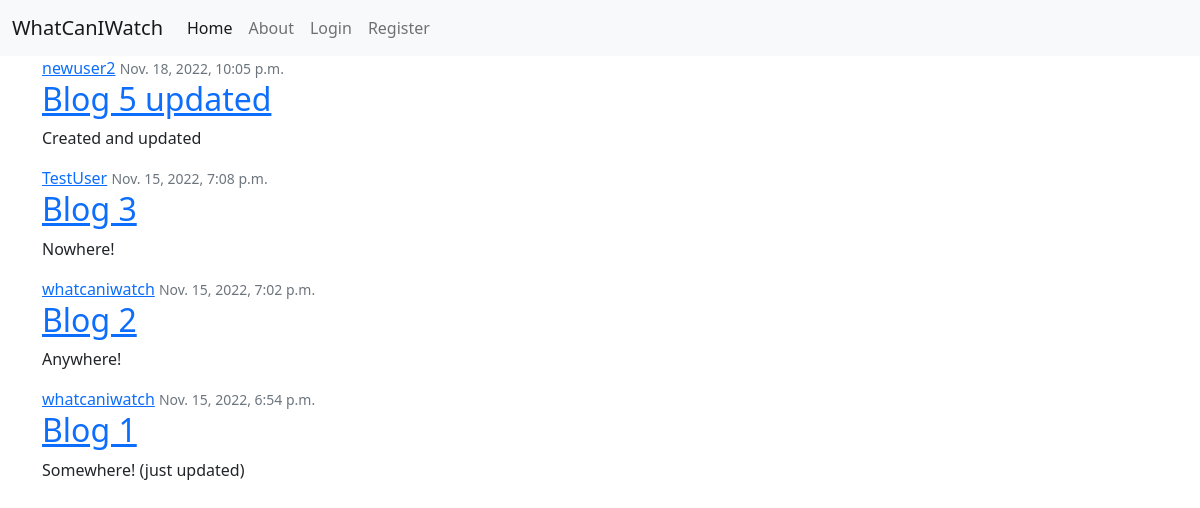
The page / on the database its author committed.
### my_app/models.py (models this page shows, shortened)
class Post(models.Model):
    title = models.CharField(max_length=100)
    content = models.TextField()
    date_posted = models.DateTimeField(default=timezone.now)
    author = models.ForeignKey(User, on_delete=models.CASCADE)

### my_app/views.py (the view)
# urls.py: path('', PostListView.as_view(), name='blog-home'),
class PostListView(ListView):
    model = Post
    template_name = 'my_app/blog_home.html'
    context_object_name = 'posts'
    ordering = ['-date_posted']

### my_app/templates/my_app/blog_home.html
{% extends  "my_app/base.html" %}
{% block content %}
    {% for post in posts %}
        <article class="media content-section">
        <div class="media-body">
            <div class="article-metadata">
                <a class="mr-2" href="#">{{ post.author }}</a>
                <small class="text-muted">{{ post.date_posted }}</small>
            </div>
            <h2><a class="article-title" href="{% url 'post-detail' post.id %}">{{ post.title }}</a></h2>
            <p class="article-content">{{ post.content }}</p>
        </div>
        </article>
    {% endfor %}
{% endblock content %}

### my_app/templates/my_app/base.html (shortened to what this page needs)
{% load static %}
<!DOCTYPE html>
<html lang="en">
<head>
    <link href="https://cdn.jsdelivr.net/npm/bootstrap@5.2.2/dist/css/bootstrap.min.css" rel="stylesheet">
    <link rel="stylesheet" href="{% static 'my_app/style.css' %}">
</head>
<body>
    <nav class="navbar navbar-expand-lg bg-light">
        <div class="container-fluid">
            <a class="navbar-brand" href="{% url 'blog-home' %}">WhatCanIWatch</a>
            <div class="collapse navbar-collapse" id="navbarNavAltMarkup">
                <div class="navbar-nav">
                    <a class="nav-link active" aria-current="page" href="{% url 'blog-home' %}">Home</a>
                    <a class="nav-link" href="{% url 'blog-about' %}">About</a>
                    {% if user.is_authenticated %}
                        <a class="nav-link" href="{% url 'profile' %}">Profile</a>
                        <a class="nav-link" href="{% url 'post-create' %}">Create Post</a>
                        <a class="nav-link" href="{% url 'logout' %}">Logout</a>
                     {% else %}
                        <a class="nav-link" href="{% url 'login' %}">Login</a>
                        <a class="nav-link" href="{% url 'register' %}"> Register</a>
                    {% endif %}
                </div>
            </div>
        </div>
    </nav>
    <main role="main" class="container">
        <div class="row">
            <div class="col-md-8">
                {% block content %}
                {% endblock %}
            </div>
        </div>
    </main>
</body>
</html>

### rows shown on the page
Post: author "newuser2", date_posted "Nov. 18, 2022, 10:05 p.m.", title "Blog 5 updated", content "Created and updated"
Post: author "TestUser", date_posted "Nov. 15, 2022, 7:08 p.m.", title "Blog 3", content "Nowhere!"
Post: author "whatcaniwatch", date_posted "Nov. 15, 2022, 7:02 p.m.", title "Blog 2", content "Anywhere!"
Post: author "whatcaniwatch", date_posted "Nov. 15, 2022, 6:54 p.m.", title "Blog 1", content "Somewhere! (just updated)"
